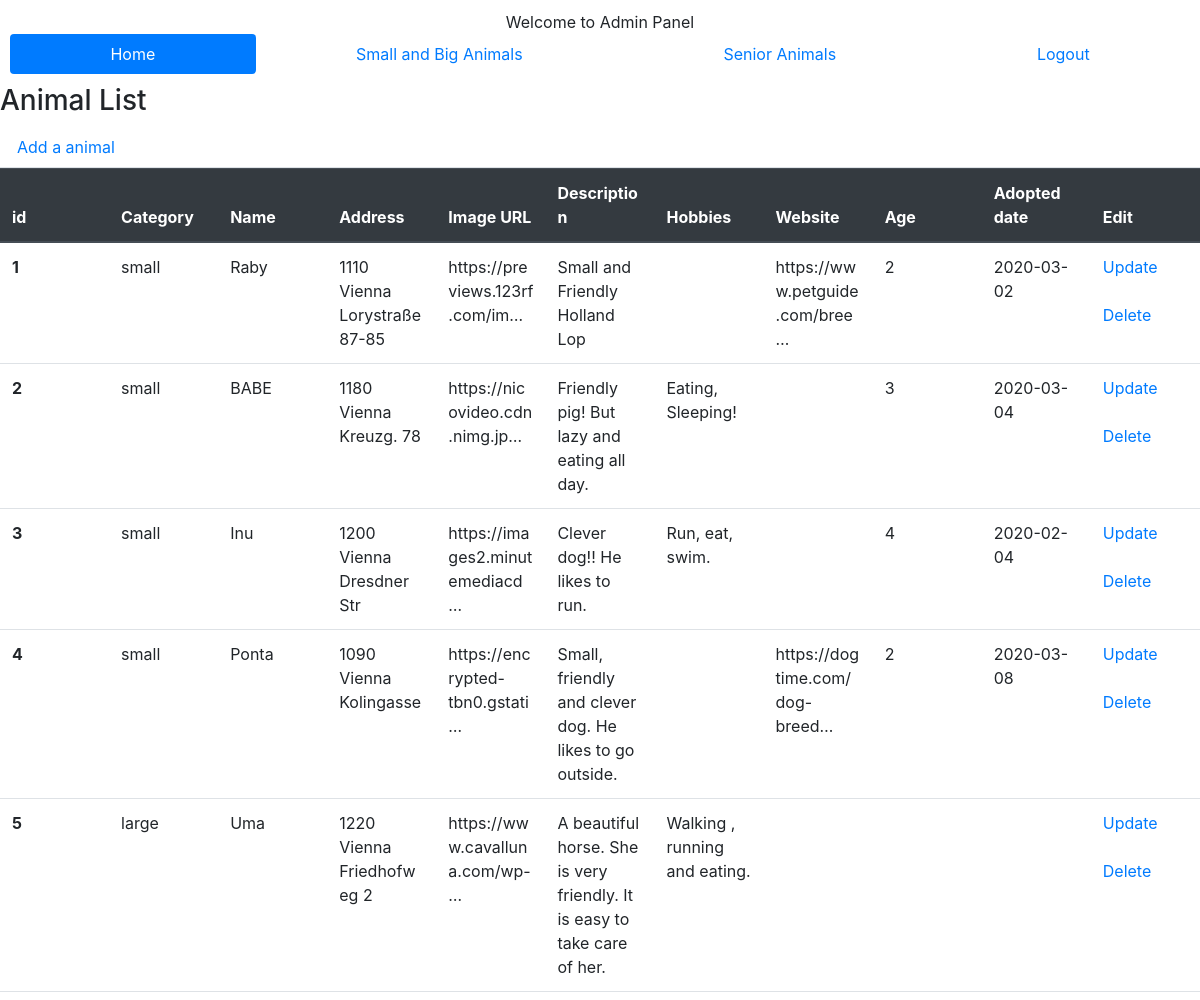
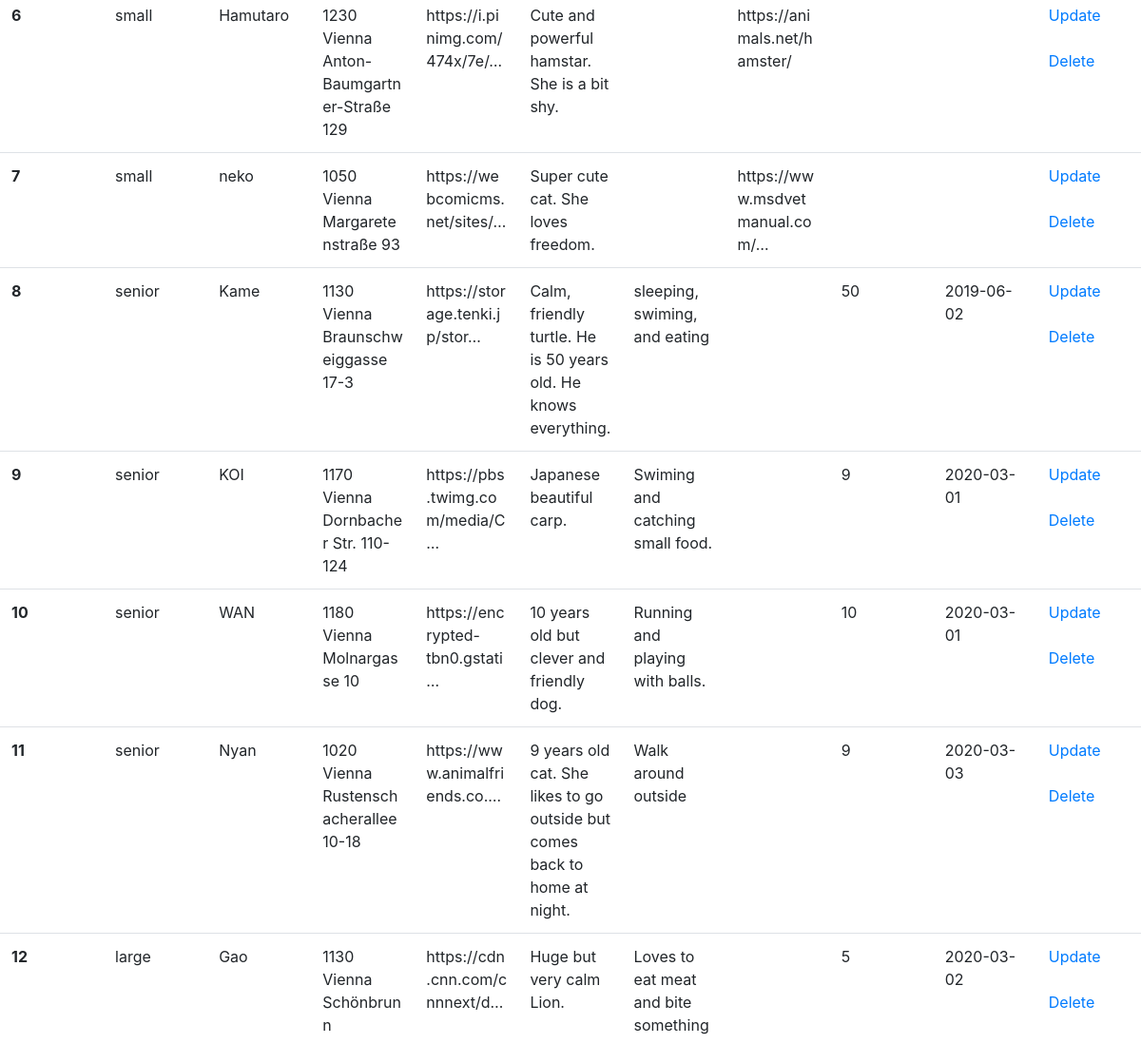
Page /cr11_erinagy_petadoption/admin.php (signed in) on the committed database (2 pictures, top to bottom).
### tables this page shows
CREATE TABLE `animals` (
  `id` int(20) NOT NULL,
  `category` varchar(20) DEFAULT NULL,
  `name` varchar(50) DEFAULT NULL,
  `zipcode` int(20) DEFAULT NULL,
  `city` varchar(20) DEFAULT NULL,
  `address` varchar(50) DEFAULT NULL,
  `image` varchar(255) DEFAULT NULL,
  `description` varchar(255) DEFAULT NULL,
  `hobbies` varchar(255) DEFAULT NULL,
  `website` varchar(255) DEFAULT NULL,
  `age` int(100) DEFAULT NULL,
  `available_date` date DEFAULT NULL
);

### cr11_erinagy_petadoption/admin.php (the view, shortened to what this page needs)
<!DOCTYPE html>
<html>
<head>
	<link rel="stylesheet" href="https://stackpath.bootstrapcdn.com/bootstrap/4.4.1/css/bootstrap.min.css">
</head>
<body>
	<header>
     Welcome to Admin Panel
		<nav class="nav nav-pills flex-column flex-sm-row">
			<a class="flex-sm-fill text-sm-center nav-link active" href="home.php">Home</a>
			<a class="flex-sm-fill text-sm-center nav-link" href="general.php">Small and Big Animals</a>
			<a class="flex-sm-fill text-sm-center nav-link" href="senior.php">Senior Animals</a>
			<a class="flex-sm-fill text-sm-center nav-link " href="logout.php?logout" >Logout</a>
		</nav>
	</header>
	<h3>Animal List</h3>
   <ul class="nav nav-tabs">
    <li class="nav-item">
    <a class="nav-link" href="create.php">Add a animal</a>
    </li>
  </ul>
<div class="table-responsive-xl">
   <table class="table">
  <thead class="thead-dark">
    <tr>
      <th scope="col">id</th>
      <th scope="col">Category</th>
      <th scope="col">Name</th>
      <th scope="col">Address</th>
      <th scope="col">Image URL</th>
      <th scope="col">Description</th>
      <th scope="col">Hobbies</th>
      <th scope="col">Website</th>
      <th scope="col">Age</th>
      <th scope="col">Adopted date</th>
      <th scope="col">Edit</th>
    </tr>
  </thead>
  <tbody>
        <?php
    include ("dbconnect.php");
     $sql = "SELECT * FROM animals";
     $result = mysqli_query($conn, $sql);
     if($result->num_rows == 0){
      echo "No result";
     }else{
      $rows = $result->fetch_all(MYSQLI_ASSOC);
      foreach($rows as $key => $value){
       echo "<tr><th scope=\"row\">".$value["id"]."</th><td>".$value["category"] ."</td> <td>" . $value["name"] . "</td> <td> " . $value["zipcode"] . " " . $value["city"]. " " . $value["address"]. "</td> <td> " .mb_strimwidth( $value["image"], 0, 30, '…', 'UTF-8' )."</td> <td> " .$value["description"]. "</td> <td> " . $value["hobbies"]. "</td> <td> " .mb_strimwidth( $value["website"], 0, 30, '…', 'UTF-8' ). "</td> <td> " .$value["age"]. "</td> <td> " .$value["available_date"]."</td><td><a href='update.php?id=".$value["id"]."'>Update</a><br><br><a href='delete.php?id=".$value["id"]."'>Delete</a></td></tr>";
      }
     };
  ?>
  </tbody>
</table>
</div>
</body>
</html>

### cr11_erinagy_petadoption/admin.php (style rules this page uses)
header { text-align:center; margin: 10px; }
.table { table-layout: fixed; overflow-wrap: break-word; word-wrap: break-word; }

### rows in the picture
animals: id "1", category "small", name "Raby", zipcode "1110", city "Vienna", address "Lorystraße 87-85", image "https://previews.123rf.com/im…", description "Small and Friendly Holland Lop", website "https://www.petguide.com/bree…", age "2", available_date "2020-03-02"
animals: id "2", category "small", name "BABE", zipcode "1180", city "Vienna", address "Kreuzg. 78", image "https://nicovideo.cdn.nimg.jp…", description "Friendly pig! But lazy and eating all day.", hobbies "Eating, Sleeping!", age "3", available_date "2020-03-04"
animals: id "3", category "small", name "Inu", zipcode "1200", city "Vienna", address "Dresdner Str", image "https://images2.minutemediacd…", description "Clever dog!! He likes to run.", hobbies "Run, eat, swim.", age "4", available_date "2020-02-04"
animals: id "4", category "small", name "Ponta", zipcode "1090", city "Vienna", address "Kolingasse", image "https://encrypted-tbn0.gstati…", description "Small, friendly and clever dog. He likes to go outside.", website "https://dogtime.com/dog-breed…", age "2", available_date "2020-03-08"
animals: id "5", category "large", name "Uma", zipcode "1220", city "Vienna", address "Friedhofweg 2", image "https://www.cavalluna.com/wp-…", description "A beautiful horse. She is very friendly. It is easy to take care of her.", hobbies "Walking , running and eating."
animals: id "6", category "small", name "Hamutaro", zipcode "1230", city "Vienna", address "Anton-Baumgartner-Straße 129", image "https://i.pinimg.com/474x/7e/…", description "Cute and powerful hamstar. She is a bit shy.", website "https://animals.net/hamster/"
animals: id "7", category "small", name "neko", zipcode "1050", city "Vienna", address "Margaretenstraße 93", image "https://webcomicms.net/sites/…", description "Super cute cat. She loves freedom.", website "https://www.msdvetmanual.com/…"
animals: id "8", category "senior", name "Kame", zipcode "1130", city "Vienna", address "Braunschweiggasse 17-3", image "https://storage.tenki.jp/stor…", description "Calm, friendly turtle. He is 50 years old. He knows everything.", hobbies "sleeping, swiming, and eating", age "50", available_date "2019-06-02"
animals: id "9", category "senior", name "KOI", zipcode "1170", city "Vienna", address "Dornbacher Str. 110-124", image "https://pbs.twimg.com/media/C…", description "Japanese beautiful carp.", hobbies "Swiming and catching small food.", age "9", available_date "2020-03-01"
animals: id "10", category "senior", name "WAN", zipcode "1180", city "Vienna", address "Molnargasse 10", image "https://encrypted-tbn0.gstati…", description "10 years old but clever and friendly dog.", hobbies "Running and playing with balls.", age "10", available_date "2020-03-01"
animals: id "11", category "senior", name "Nyan", zipcode "1020", city "Vienna", address "Rustenschacherallee 10-18", image "https://www.animalfriends.co.…", description "9 years old cat. She likes to go outside but comes back to home at night.", hobbies "Walk around outside", age "9", available_date "2020-03-03"
animals: id "12", category "large", name "Gao", zipcode "1130", city "Vienna", address "Schönbrunn", image "https://cdn.cnn.com/cnnnext/d…", description "Huge but very calm Lion.", hobbies "Loves to eat meat and bite something", age "5", available_date "2020-03-02"
